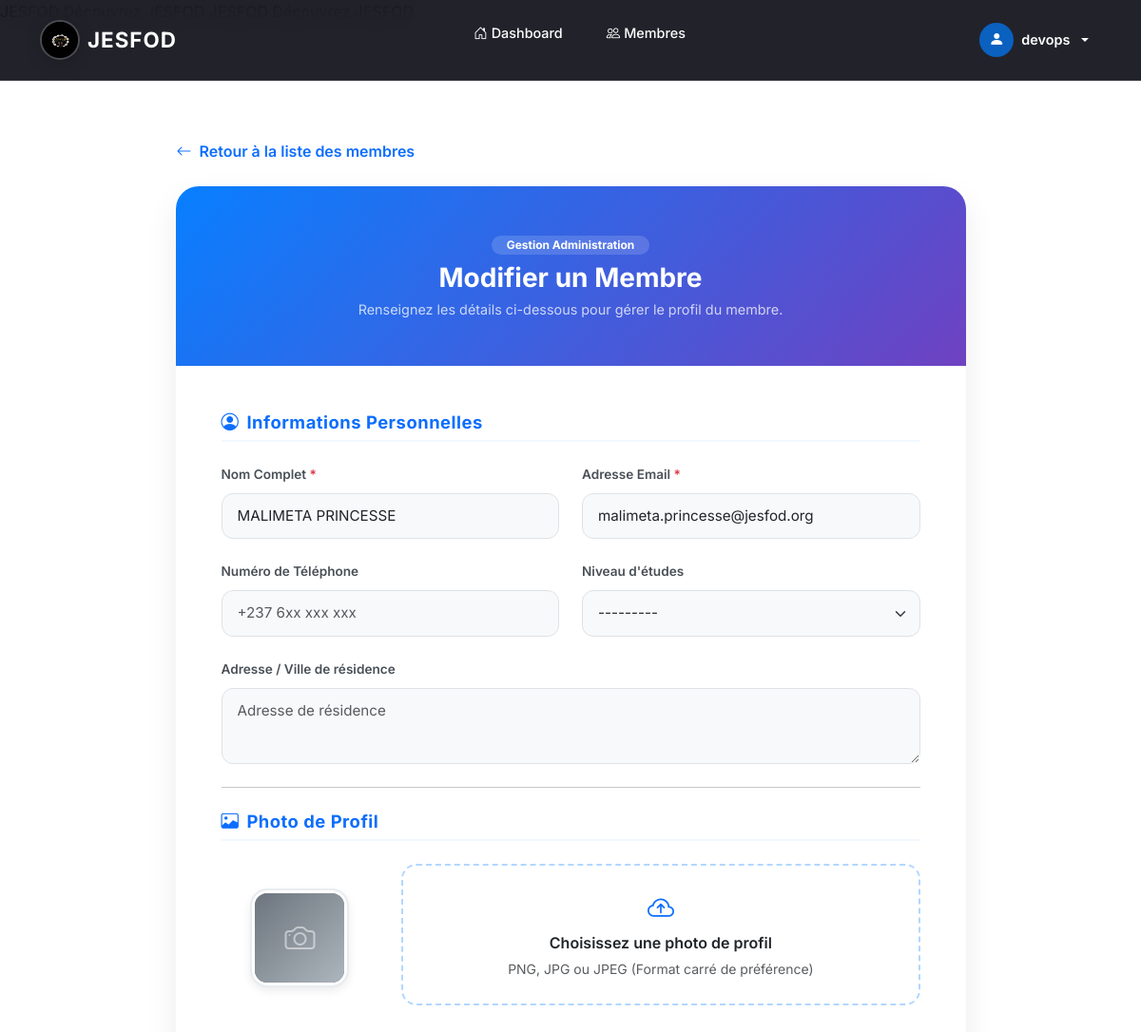
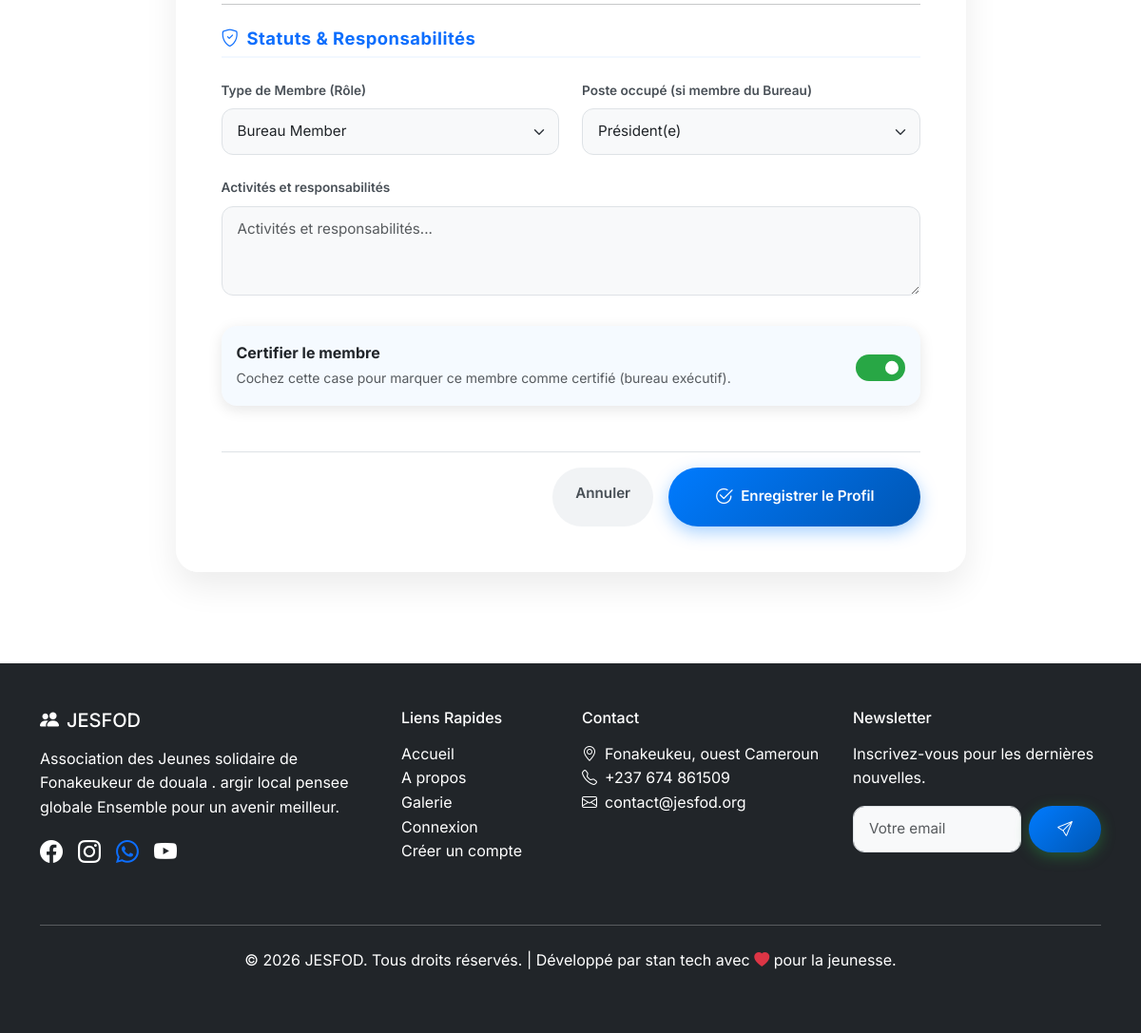
The app's page /adminjesfod/members/26/update/ (signed in) with its own data (2 pictures, top to bottom).
### menber_JESFOD/models.py (models this page shows, shortened)
class Member(models.Model):
    ROLE_CHOICES = [
        ('bureau', 'Bureau Member'),
        ('reunion', 'Reunion Member'),
    ]
    POSITION_CHOICES = [
        ('president', 'Président(e)'),
        ('vice_president', 'Vice-Président(e)'),
        ('secretaire_general', 'Secrétaire Général(e)'),
        ('secretaire_adjoint', 'Vice-Secrétaire'),
        ('censeur', 'Censeur'),
        ('charge_culturel', 'Chargé(e) des Affaires Culturelles'),
        ('charge_com', 'Chargé(e) de Communication'),
        ('charge_animation', 'Chargé(e) Animation'),
        ('tresorier', 'Trésorier(e)'),
        ('tresorier_adjoint', 'Trésorier(e) Adjoint(e)'),
        ('commissaire_comptes', 'Commissaire aux Comptes'),
        ('charge_sport', 'Chargé(e) des Sports'),
        ('sante', 'Chargé(e) de la Santé'),
        ('conseiller', 'Conseiller(e)'),
        ('membre', 'Membre du Bureau'),
        ('membre_reunion', 'Membre de Réunion'),
    ]
    SCHOOL_LEVEL_CHOICES = [
        ('primaire', 'Primaire'),
        ('college', 'Collège'),
        ('lycee', 'Lycée'),
        ('universite', 'Université'),
        ('master', 'Master'),
        ('doctorat', 'Doctorat'),
    ]
    user = models.OneToOneField(User, on_delete=models.CASCADE)
    name = models.CharField(max_length=100)
    email = models.EmailField()
    phone = models.CharField(max_length=20, blank=True)
    address = models.TextField(blank=True)
    profile_photo = models.ImageField(upload_to='profiles/', blank=True, null=True)
    school_level = models.CharField(max_length=20, choices=SCHOOL_LEVEL_CHOICES, blank=True)
    role = models.CharField(max_length=10, choices=ROLE_CHOICES, default='reunion')
    position = models.CharField(max_length=50, choices=POSITION_CHOICES, default='membre',
                                help_text="Poste occupé au sein du bureau (si applicable)")
    is_certified = models.BooleanField(default=False)
    certification_date = models.DateTimeField(null=True, blank=True)
    activities = models.TextField(blank=True, help_text="Activités et responsabilités du membre")
    @property
    def is_bureau(self):
        return self.role == 'bureau'
    @property
    def is_tresorier_access(self):
        return self.role == 'bureau' and self.position in ('president', 'vice_president', 'tresorier', 'tresorier_adjoint', 'commissaire_comptes')
    @property
    def is_secretaire_access(self):
        return self.role == 'bureau' and self.position in ('president', 'vice_president', 'secretaire_general', 'secretaire_adjoint')

### admin_JESFOD/views.py (the view)
# urls.py: path('members/<int:pk>/update/', views.MemberUpdateView.as_view(), name='member_update'),
class MemberUpdateView(BureauRequiredMixin, UpdateView):
    model = Member
    form_class = AdminMemberForm
    template_name = 'admin_JESFOD/member_form.html'
    success_url = reverse_lazy('member_list')
    def get_context_data(self, **kwargs):
        context = super().get_context_data(**kwargs)
        context['is_admin_page'] = True
        return context

### admin_JESFOD/templates/admin_JESFOD/member_form.html (shortened to what this page needs)
{% extends 'base.html' %}
{% block content %}
<div class="container py-5 mt-4">
  <div class="row justify-content-center">
    <div class="col-lg-10 col-xl-9 animate__animated animate__fadeIn">
      <div class="mb-4">
        <a href="{% url 'member_list' %}" class="btn btn-link text-decoration-none p-0 d-inline-flex align-items-center text-primary fw-semibold transition-transform hover-left">
          <i class="bi bi-arrow-left me-2"></i>
          Retour à la liste des membres
        </a>
      </div>
      <div class="card border-0 shadow-lg form-card-premium overflow-hidden">
        <div class="form-card-header bg-gradient-premium text-white p-4 p-md-5 text-center position-relative">
          <div class="header-overlay"></div>
          <div class="header-content position-relative z-index-1">
            <span class="badge bg-white-15 rounded-pill mb-2 px-3 py-1 font-size-xs tracking-wider uppercase">Gestion Administration</span>
            <h2 class="mb-1 fw-bold font-size-lg-2">{% if object %}Modifier{% else %}Créer{% endif %} un Membre</h2>
            <p class="text-white-75 mb-0 font-size-sm">Renseignez les détails ci-dessous pour gérer le profil du membre.</p>
          </div>
        </div>
        <div class="card-body p-4 p-md-5 bg-white">
          <form method="post" enctype="multipart/form-data" class="needs-validation" novalidate>
            <div class="form-section mb-4">
              <h5 class="form-section-title text-primary fw-bold mb-4 d-flex align-items-center gap-2">
                <i class="bi bi-person-circle text-primary"></i>
                <span>Informations Personnelles</span>
              </h5>
              <div class="row g-4">
                <div class="col-md-6">
                  <div class="form-group-premium">
                    <label for="{{ form.name.id_for_label }}" class="form-label-premium">Nom Complet <span class="text-danger">*</span></label>
                    {{ form.name }}
                  </div>
                </div>
                <div class="col-md-6">
                  <div class="form-group-premium">
                    <label for="{{ form.email.id_for_label }}" class="form-label-premium">Adresse Email <span class="text-danger">*</span></label>
                    {{ form.email }}
                  </div>
                </div>
                <div class="col-md-6">
                  <div class="form-group-premium">
                    <label for="{{ form.phone.id_for_label }}" class="form-label-premium">Numéro de Téléphone</label>
                    {{ form.phone }}
                  </div>
                </div>
                <div class="col-md-6">
                  <div class="form-group-premium">
                    <label for="{{ form.school_level.id_for_label }}" class="form-label-premium">Niveau d'études</label>
                    {{ form.school_level }}
                  </div>
                </div>
                <div class="col-12">
                  <div class="form-group-premium">
                    <label for="{{ form.address.id_for_label }}" class="form-label-premium">Adresse / Ville de résidence</label>
                    {{ form.address }}
                  </div>
                </div>
              </div>
            </div>
            <hr class="border-light-gray my-4">
            <div class="form-section mb-4">
              <h5 class="form-section-title text-primary fw-bold mb-4 d-flex align-items-center gap-2">
                <i class="bi bi-image text-primary"></i>
                <span>Photo de Profil</span>
              </h5>
              <div class="row g-4 align-items-center">
                <div class="col-md-3 text-center">
                  <div class="photo-preview-container mx-auto">
                    {% if object and object.profile_photo %}
                      <img id="imagePreview" src="{{ object.profile_photo.url }}" alt="Aperçu photo" class="img-preview-avatar">
                    {% else %}
                      <div id="avatarFallback" class="avatar-preview-fallback">
                        <i class="bi bi-camera fs-2 text-white-50"></i>
                      </div>
                    {% endif %}
                  </div>
                </div>
                <div class="col-md-9">
                  <div class="file-upload-wrapper">
                    <label for="{{ form.profile_photo.id_for_label }}" class="file-upload-zone p-4 text-center d-block rounded-4 border-dashed cursor-pointer">
                      <i class="bi bi-cloud-arrow-up fs-3 text-primary mb-2"></i>
                      <div class="fw-semibold text-dark mb-1">Choisissez une photo de profil</div>
                      <div class="text-muted small">PNG, JPG ou JPEG (Format carré de préférence)</div>
                    </label>
                  </div>
                </div>
              </div>
            </div>
            <hr class="border-light-gray my-4">
            <div class="form-section mb-5">
              <h5 class="form-section-title text-primary fw-bold mb-4 d-flex align-items-center gap-2">
                <i class="bi bi-shield-check text-primary"></i>
                <span>Statuts & Responsabilités</span>
              </h5>
              <div class="row g-4">
                <div class="col-md-6">
                  <div class="form-group-premium">
                    <label for="{{ form.role.id_for_label }}" class="form-label-premium">Type de Membre (Rôle)</label>
                    {{ form.role }}
                  </div>
                </div>
                <div class="col-md-6">
                  <div class="form-group-premium">
                    <label for="{{ form.position.id_for_label }}" class="form-label-premium">Poste occupé (si membre du Bureau)</label>
                    {{ form.position }}
                  </div>
                </div>
                <div class="col-12">
                  <div class="form-group-premium">
                    <label for="{{ form.activities.id_for_label }}" class="form-label-premium">Activités et responsabilités</label>
                    {{ form.activities }}
                  </div>
                </div>
                <div class="col-12">
                  <div class="card bg-light border-0 rounded-4 p-3 mt-2" style="background-color: rgba(0, 123, 255, 0.04) !important;">
                    <div class="form-check form-switch d-flex align-items-center justify-content-between p-0 m-0">
                      <div class="me-3">
                        <label class="form-check-label fw-bold text-dark cursor-pointer d-block" for="{{ form.is_certified.id_for_label }}">
                          Certifier le membre
                        </label>
                        <span class="text-muted small">Cochez cette case pour marquer ce membre comme certifié (bureau exécutif).</span>
                      </div>
                      <div class="switch-premium-wrapper">
                        {{ form.is_certified }}
                      </div>
                    </div>
                  </div>
                </div>
              </div>
            </div>
            <div class="d-flex flex-column flex-sm-row justify-content-end gap-3 pt-3 border-top border-light-gray">
              <a href="{% url 'member_list' %}" class="btn btn-cancel py-3 px-4 rounded-pill order-2 order-sm-1">
                Annuler
              </a>
              <button type="submit" class="btn btn-save py-3 px-5 rounded-pill order-1 order-sm-2 d-inline-flex align-items-center justify-content-center gap-2">
                <i class="bi bi-check2-circle fs-5"></i>
                <span>Enregistrer le Profil</span>
              </button>
            </div>
          </form>
        </div>
      </div>
    </div>
  </div>
</div>
{% endblock %}

### JESFOD_PROJECT/templates/base.html (shortened to what this page needs)
{% load static %}
<!DOCTYPE html>
<html lang="fr">
<head>
    <link href="https://cdn.jsdelivr.net/npm/bootstrap@5.3.3/dist/css/bootstrap.min.css" rel="stylesheet">
    <link href="https://cdn.jsdelivr.net/npm/bootstrap-icons@1.11.3/font/bootstrap-icons.css" rel="stylesheet">
    <link href="https://cdnjs.cloudflare.com/ajax/libs/animate.css/4.1.1/animate.min.css" rel="stylesheet">
    <link rel="stylesheet" href="{% static 'css/style.css' %}">
</head>
<body>
<nav class="jesfod-navbar navbar navbar-expand-lg fixed-top navbar-dark" id="mainNav">
    <div class="container">
        <a class="navbar-brand d-flex align-items-center gap-2" href="{% url 'home' %}">
            <img src="{% static 'images/logo.jpeg' %}" alt="Logo JESFOD" width="42" height="42" class="rounded-circle logo-hero">
            <span class="brand-name fw-bold">JESFOD</span>
        </a>
        <div class="offcanvas offcanvas-end text-bg-dark" tabindex="-1" id="navbarOffcanvas" aria-labelledby="navbarOffcanvasLabel">
            <div class="offcanvas-body">
                <ul class="navbar-nav mx-auto mb-2 mb-lg-0 gap-1">
                    {% if user.is_authenticated %}
                    {% if is_admin_page %}
                    <li class="nav-item">
                        <a class="nav-link nav-pill-link" href="{% url 'admin_dashboard' %}"><i class="bi bi-house-door me-1"></i>Dashboard</a>
                    </li>
                    {% if user.member.is_bureau %}
                    <li class="nav-item">
                        <a class="nav-link nav-pill-link" href="{% url 'member_list' %}"><i class="bi bi-people me-1"></i>Membres</a>
                    </li>
                    {% endif %}
                    {% endif %}
                    {% endif %}
                </ul>
                <ul class="navbar-nav align-items-center gap-2 mt-4 mt-lg-0">
                    {% if user.is_authenticated %}
                        <li class="nav-item dropdown w-100 w-lg-auto text-center text-lg-start">
                            <a class="nav-link dropdown-toggle d-flex align-items-center justify-content-center justify-content-lg-start gap-2 nav-user-btn" href="#" role="button" data-bs-toggle="dropdown">
                                <div class="user-avatar-sm">
                                    <i class="bi bi-person-fill"></i>
                                </div>
                                <span class="fw-semibold">{{ user.username }}</span>
                            </a>
                        </li>
                    {% endif %}
                </ul>
            </div>
        </div>
    </div>
</nav>
    <main class="pt-5">
        {% block content %}{% endblock %}
    </main>
    <footer class="bg-dark text-white py-5 mt-5">
        <div class="container">
            <div class="row">
                <div class="col-lg-4 mb-4">
                    <h5 class="mb-3"><i class="bi bi-people-fill me-2 text-light-green"></i>JESFOD</h5>
                    <p>Association des Jeunes solidaire  de Fonakeukeur de douala . argir local pensee globale Ensemble pour un avenir meilleur.</p>
                    <div class="d-flex gap-3">
                        <a href="https://web.facebook.com/groups/367541119929232/events" class="text-white"><i class="bi bi-facebook fs-4"></i></a>
                        <a href="https://vt.tiktok.com/ZS9ePpjALuUoM-Sc5Da/" class="text-white"><i class="bi bi-instagram fs-4"></i></a>
                        <a href="https://chat.whatsapp.com/LVOzfSy7LtFAonZo5Kwwvy?mode=gi_t"><i class="bi bi-whatsapp fs-4"></i></a>
                        <a href="https://vt.tiktok.com/ZS9ePpjALuUoM-Sc5Da/" class="text-white"><i class="bi bi-youtube fs-4"></i></a>
                    </div>
                </div>
                <div class="col-lg-2 col-md-6 mb-4">
                    <h6 class="mb-3">Liens Rapides</h6>
                    <ul class="list-unstyled">
                        <li><a href="#accueil" class="text-white text-decoration-none">Accueil</a></li>
                        <li><a href="#apropos" class="text-white text-decoration-none">A propos</a></li>
                        <li><a href="#galerie" class="text-white text-decoration-none">Galerie</a></li>
                        <li><a href="{% url 'login' %}" class="text-white text-decoration-none">Connexion</a></li>
                         <li><a href="{% url 'register' %}" class="text-white text-decoration-none">Créer un compte</a></li>
                    </ul>
                </div>
                <div class="col-lg-3 col-md-6 mb-4">
                    <h6 class="mb-3">Contact</h6>
                    <ul class="list-unstyled">
                        <li><i class="bi bi-geo-alt me-2"></i>Fonakeukeu,  ouest Cameroun</li>
                        <li><i class="bi bi-telephone me-2"></i>+237 674 861509</li>
                        <li><i class="bi bi-envelope me-2"></i>contact@jesfod.org</li>
                    </ul>
                </div>
                <div class="col-lg-3 mb-4">
                    <h6 class="mb-3">Newsletter</h6>
                    <p>Inscrivez-vous pour les dernières nouvelles.</p>
                    <form class="d-flex">
                        <input type="email" class="form-control me-2" placeholder="Votre email">
                        <button class="btn btn-success"><i class="bi bi-send"></i></button>
                    </form>
                </div>
            </div>
            <hr class="my-4">
            <div class="text-center">
                <p>&copy; 2026 JESFOD. Tous droits réservés. | Développé  par stan tech avec <i class="bi bi-heart-fill text-danger"></i> pour la jeunesse.</p>
            </div>
        </div>
    </footer>
</body>
</html>

### records on screen
Member: name "MALIMETA PRINCESSE", email "malimeta.princesse@jesfod.org", school_level "---------", role "Bureau Member", position "Président(e)", is_certified "☑"

### other values on screen
{{ user.username }} "devops"
